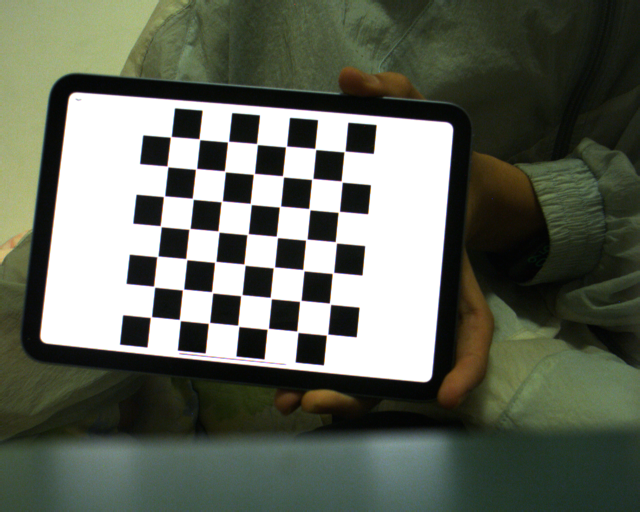
#> input picture Pre_Work/Examine/examine4/Camera MV-SUA133GC#0001-0007-Snapshot-20240128-215521-386-1157919854963.BMP, 1280 x 1024 px, given in place of the camera (shown at 1/2 size)
$ python demo.py
#> lines starting #> are read from the running program, lines starting #| are printed output that depends on the picture; after the words box and inside, x2 and y2 are one past the last pixel; in counts of white or black regions, pixels touching at a corner belong together
from __future__ import division
import numpy as np
import math
import cv2
from config import *

def nothing(*arg):
    pass

half_Weight = int(Object["width"] / 2)
half_Height = int(Object["height"] / 2)


# 滑动条用以调节HSV的参数
cv2.namedWindow('colorTest')  # 为滑动条创建窗口
Icol = icol["icol_black"] # 初始化滑动条内的起始数据
cv2.createTrackbar('lowHue', 'colorTest', Icol[0], 255, nothing)
cv2.createTrackbar('highHue', 'colorTest', Icol[1], 255, nothing)

cv2.createTrackbar('lowSat', 'colorTest', Icol[2], 255, nothing)
cv2.createTrackbar('highSat', 'colorTest', Icol[3], 255, nothing)

cv2.createTrackbar('lowVal', 'colorTest', Icol[4], 255, nothing)
cv2.createTrackbar('highVal', 'colorTest', Icol[5], 255, nothing)

camera = cv2.VideoCapture(3)

while True:
    (grabbed, frame) = camera.read()
#> frame is the input picture: shape (1024, 1280, 3); mean B, G, R 92.6, 104.9, 99.5
    # Get HSV values from the GUI sliders.
    lowHue = cv2.getTrackbarPos('lowHue', 'colorTest')
    lowSat = cv2.getTrackbarPos('lowSat', 'colorTest')
    lowVal = cv2.getTrackbarPos('lowVal', 'colorTest')
    highHue = cv2.getTrackbarPos('highHue', 'colorTest')
    highSat = cv2.getTrackbarPos('highSat', 'colorTest')
    highVal = cv2.getTrackbarPos('highVal', 'colorTest')

    frameBGR = cv2.GaussianBlur(frame.copy(), (7, 7), 0)  # 高斯模糊
    hsv = cv2.cvtColor(frameBGR, cv2.COLOR_BGR2HSV)  # 颜色转换
#> hsv: shape (1024, 1280, 3); mean H, S, V 43.7, 65.2, 106.4
    colorLow = np.array([lowHue, lowSat, lowVal]) # 获取low HSV 的值
    colorHigh = np.array([highHue, highSat, highVal]) # 获取high HSV 的值
    mask = cv2.inRange(hsv, colorLow, colorHigh)
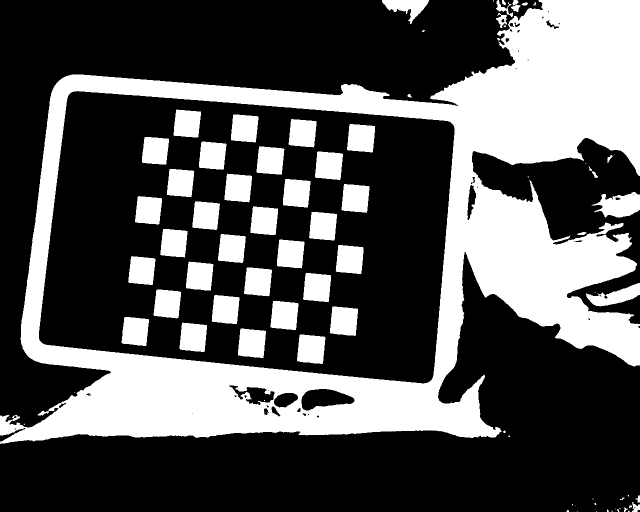
#> mask: shape (1024, 1280) (shown at 1/2 size); 33.2% white; 81 white regions (27 under 20 px), largest, box (x1, y1, x2, y2) and area: (0, 0, 1280, 888) 338762, (1183, 384, 1280, 435) 3142, (594, 669, 651, 728) 2861
    edged = cv2.Canny(mask, 35, 100) # canny算子找轮廓
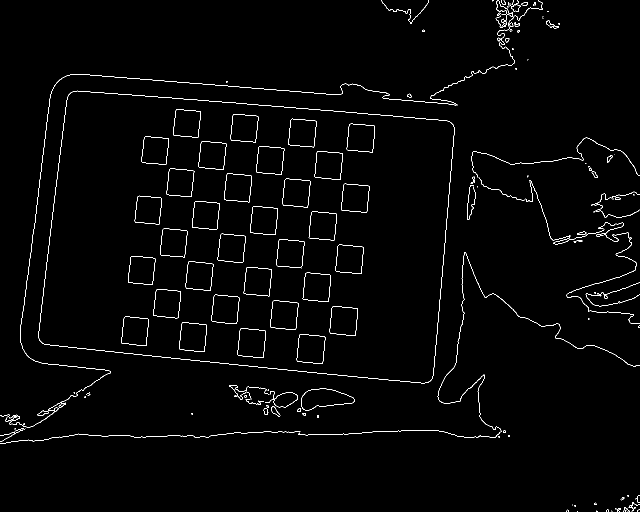
#> edged: shape (1024, 1280) (shown at 1/2 size); 1.4% white in thin lines or dots
    kernel = cv2.getStructuringElement(cv2.MORPH_RECT, (7, 7))
    dst = cv2.dilate(edged.copy(), kernel)  # 扩张，使轮廓闭合。
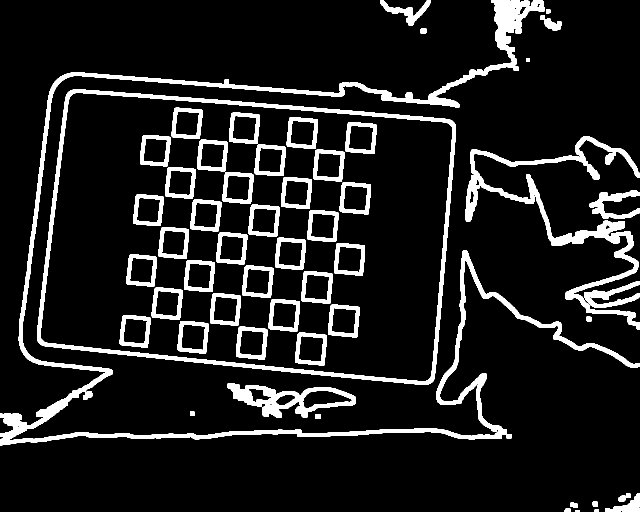
#> dst: shape (1024, 1280) (shown at 1/2 size); 10.9% white; 54 white regions
    (cnts, _) = cv2.findContours(dst.copy(), cv2.RETR_LIST, cv2.CHAIN_APPROX_NONE)  # 找轮廓
#> cnts = 113 contours, 18 with area under 20; largest, box (x1, y1, x2, y2) and area: (74, 178, 912, 770) 417606, (80, 185, 906, 764) 400600, (0, 0, 1280, 891) 38168, (931, 272, 1280, 659) 14710, (455, 767, 712, 836) 9242
    area = []

    # 求最大面积
    try:
        for k in range(len(cnts)):
            area.append(cv2.contourArea(cnts[k]))
#> this loop made 113 passes
#> after the loop, area = 113 values, max 417606.5 at index 94, min 2 at index 8, mean 9459.2
        max_idx = np.argmax(np.array(area))
#> max_idx = 94
        cv2.drawContours(mask, cnts, max_idx, (255, 255, 255), cv2.FILLED)
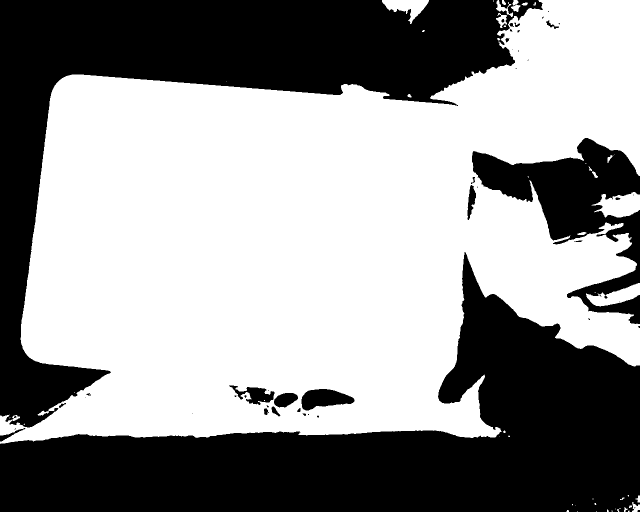
#> mask: shape (1024, 1280) (shown at 1/2 size); 57.8% white; 50 black regions (27 under 20 px)
        (cnts, _) = cv2.findContours(mask.copy(), cv2.RETR_LIST, cv2.CHAIN_APPROX_NONE)
#> cnts = 94 contours, 55 with area under 20; largest, box (x1, y1, x2, y2) and area: (0, 0, 1280, 888) 751516, (602, 777, 710, 822) 3106, (1183, 384, 1280, 435) 3034, (1172, 566, 1280, 613) 2324, (764, 0, 858, 48) 1942
        c = max(cnts, key=cv2.contourArea)
#> c = contour of 6870 points, box (x1, y1, x2, y2) (0, 0, 1280, 888), area 751516

        marker = cv2.minAreaRect(c)
#> marker = ((639.5, 442.2), (1290.2, 873.3), -0.728)
        box = np.int0(cv2.boxPoints(marker))
#> box = [[0, 886], [-11, 13], [1278, -2], [1290, 870]]

        cv2.drawContours(frame, [box], -1, (255, 255, 255), 2)

        obj = np.array([[-half_Weight, -half_Height, 0], [half_Weight, -half_Height, 0], [half_Weight, half_Height, 0],
                        [-half_Weight, half_Height, 0]], dtype=np.float64)  # 世界坐标
        pnts = np.array(box, dtype=np.float64) # 像素坐标
#> pnts = [[0, 886], [-11, 13], [1278, -2], [1290, 870]]

        # rotation_vector 旋转向量 translation_vector 平移向量
        (success, rvec, tvec) = cv2.solvePnP(obj, pnts, Camera_intrinsic["mtx"], Camera_intrinsic["dist"])
#> success = True; rvec = [-0.344, -0.372, -1.56]; tvec = [-3.55, -19.53, 143.3]

        distance=math.sqrt(tvec[0]**2+tvec[1]**2+tvec[2]**2)/10  # 测算距离
#> distance = 14.47

        rvec_matrix = cv2.Rodrigues(rvec)[0]
#> rvec_matrix = [[-0.0232, 1, -0.0125], [-0.898, -0.0153, 0.44], [0.439, 0.0214, 0.898]]
        proj_matrix = np.hstack((rvec_matrix, rvec))
#> proj_matrix = [[-0.0232, 1, -0.0125, -0.344], [-0.898, -0.0153, 0.44, -0.372], [0.439, 0.0214, 0.898, -1.56]]
        eulerAngles = -cv2.decomposeProjectionMatrix(proj_matrix)[6]  # 欧拉角
#> eulerAngles = [-1.37, 26.06, 91.48]
        pitch, yaw, roll = eulerAngles[0], eulerAngles[1], eulerAngles[2]
#> pitch = [-1.37]; yaw = [26.06]; roll = [91.48]
        rot_params = np.array([yaw, pitch, roll])  # 欧拉角 数组
#> rot_params = [26.06, -1.37, 91.48]
        # # 这里pitch要变为其相反数(不知道为啥)
        cv2.putText(frame, "Distance %.2f cm" % (distance),
                    (frame.shape[1] - 500, frame.shape[0] - 20), cv2.FONT_HERSHEY_SIMPLEX, 1.0, (0, 255, 0), 3)
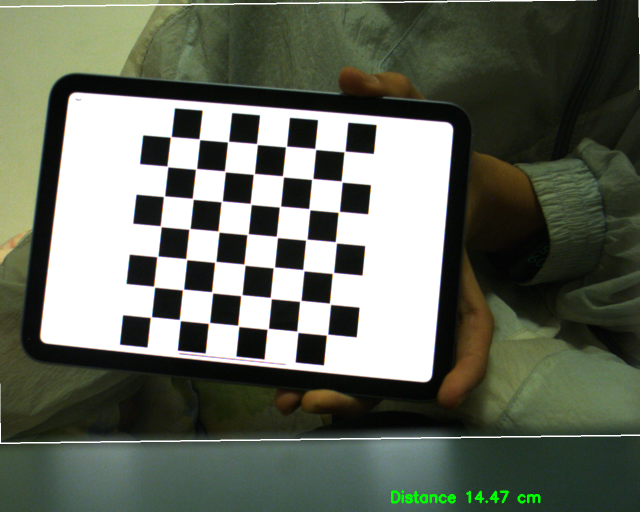
#> frame: shape (1024, 1280, 3) (shown at 1/2 size); mean B, G, R 93.5, 106.3, 100.5
        # cv2.putText(frame, "%.2fcm,%.2f,%.2f,%.2f" % (distance, yaw, -pitch, roll),
        #             (frame.shape[1] - 500, frame.shape[0] - 20), cv2.FONT_HERSHEY_SIMPLEX, 1.0, (0, 255, 0), 3)

    except Exception:
        pass
    cv2.imshow('frame', frame)
    cv2.imshow('mask-plain', mask)

    if cv2.waitKey(1) & 0xFF == ord('q'):
#> (key q is pressed here)
        break

cv2.destroyAllWindows()

$ run again, on Pre_Work/Examine/examine4/Camera MV-SUA133GC#0001-0007-Snapshot-20240128-215525-674-1157962736357.BMP
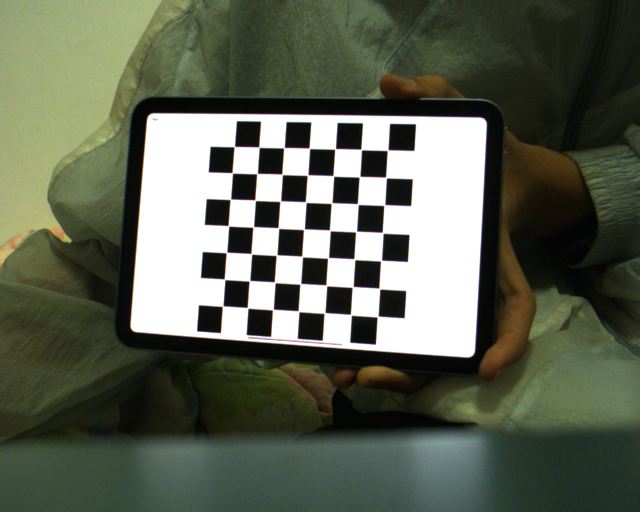
#> input picture Pre_Work/Examine/examine4/Camera MV-SUA133GC#0001-0007-Snapshot-20240128-215525-674-1157962736357.BMP, 1280 x 1024 px, given in place of the camera (shown at 1/2 size)
#> frame is the input picture: shape (1024, 1280, 3); mean B, G, R 83.8, 99.7, 94
#> hsv: shape (1024, 1280, 3); mean H, S, V 42.8, 72.7, 101.2
#> edged: shape (1024, 1280); 1.4% white in thin lines or dots
#> `dst = cv2.dilate(edged.copy(), kernel)`:
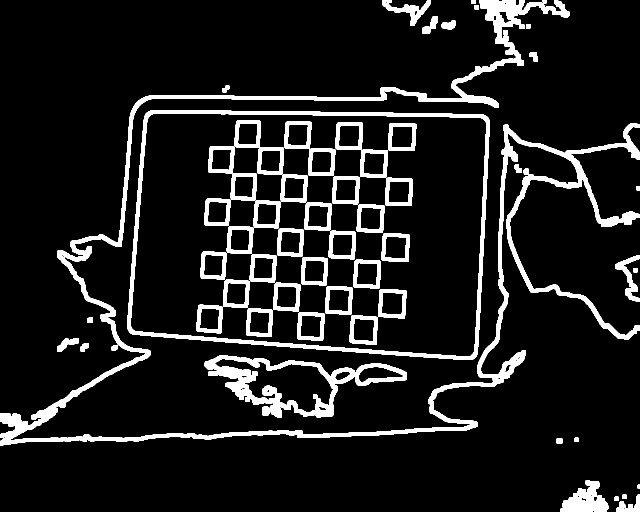
#> dst: shape (1024, 1280) (shown at 1/2 size); 10.5% white; 60 white regions
#> `(cnts, _) = cv2.findContours(dst.copy(), cv2.RETR_LIST, cv2.CHAIN_APPR..`: cnts = 125 contours, 19 with area under 20; largest, box (x1, y1, x2, y2) and area: (254, 220, 979, 720) 329157, (261, 226, 973, 714) 314584, (0, 0, 1280, 891) 49019, (409, 711, 814, 835) 25191, (426, 717, 667, 826) 11514
#> the loop `for k in range(len(cnts)):` made 125 passes
#> after the loop `for k in range(len(cnts)):`: area = 125 values, max 329157 at index 109, min 2 at index 1, mean 7057.1
#> max_idx = 109
#> `(cnts, _) = cv2.findContours(mask.copy(), cv2.RETR_LIST, cv2.CHAIN_APP..`: cnts = 134 contours, 93 with area under 20; largest, box (x1, y1, x2, y2) and area: (0, 0, 1280, 887) 604878, (1016, 320, 1280, 676) 51944, (412, 714, 674, 832) 16888, (713, 730, 812, 770) 2531, (768, 0, 859, 49) 1681
#> c = contour of 5709 points, box (x1, y1, x2, y2) (0, 0, 1280, 887), area 604878
#> marker = ((639.4, 439.8), (1299.2, 862.9), -1.33)
#> box = [[0, 886], [-19, 23], [1278, -6], [1298, 856]]
#> success = True; rvec = [-0.36, -0.383, -1.57]; tvec = [-3.64, -19.94, 143.1]
#> distance = 14.45
#> rvec_matrix = [[-0.0323, 0.999, -0.0074], [-0.89, -0.0254, 0.455], [0.454, 0.0213, 0.891]]
#> proj_matrix = [[-0.0323, 0.999, -0.0074, -0.36], [-0.89, -0.0254, 0.455, -0.383], [0.454, 0.0213, 0.891, -1.57]]
#> eulerAngles = [-1.37, 27.02, 92.08]
#> pitch = [-1.37]; yaw = [27.02]; roll = [92.08]
#> rot_params = [27.02, -1.37, 92.08]
#> `cv2.putText(frame, "Distance %.2f cm" % (distance), (frame.shape[1] - ..`:
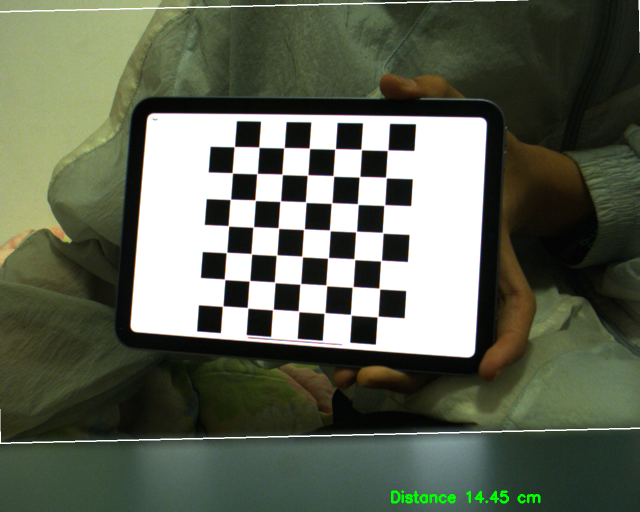
#> frame: shape (1024, 1280, 3) (shown at 1/2 size); mean B, G, R 84.7, 101.1, 94.9

$ run again, on Pre_Work/Examine/examine4/Camera MV-SUA133GC#0001-0007-Snapshot-20240128-215530-070-1158006699413.BMP
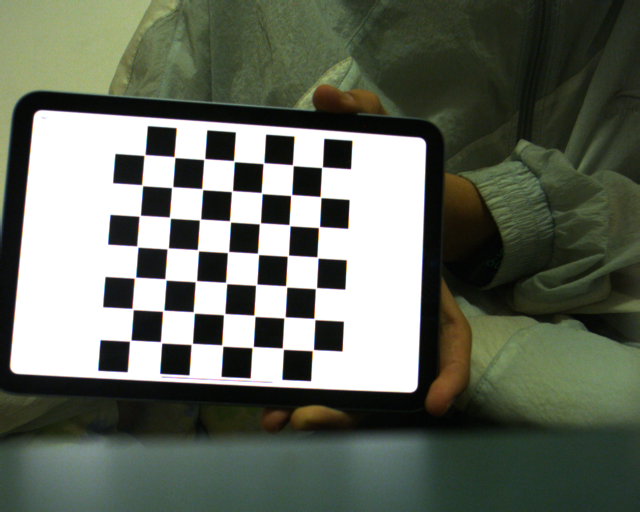
#> input picture Pre_Work/Examine/examine4/Camera MV-SUA133GC#0001-0007-Snapshot-20240128-215530-070-1158006699413.BMP, 1280 x 1024 px, given in place of the camera (shown at 1/2 size)
#> frame is the input picture: shape (1024, 1280, 3); mean B, G, R 95.4, 107.7, 101.6
#> hsv: shape (1024, 1280, 3); mean H, S, V 44.9, 62.2, 109
#> edged: shape (1024, 1280); 1.5% white in thin lines or dots
#> `dst = cv2.dilate(edged.copy(), kernel)`:
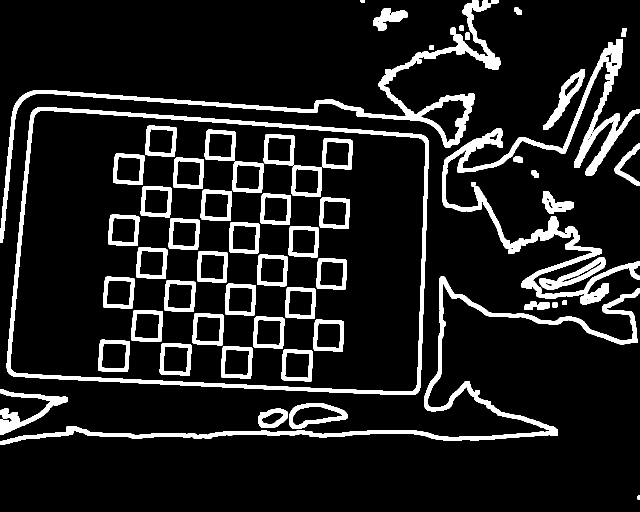
#> dst: shape (1024, 1280) (shown at 1/2 size); 11.5% white; 58 white regions
#> `(cnts, _) = cv2.findContours(dst.copy(), cv2.RETR_LIST, cv2.CHAIN_APPR..`: cnts = 116 contours, 13 with area under 20; largest, box (x1, y1, x2, y2) and area: (13, 214, 858, 790) 433812, (20, 220, 851, 784) 416902, (885, 78, 1280, 598) 22397, (0, 0, 1001, 486) 20768, (0, 553, 1280, 890) 16955
#> the loop `for k in range(len(cnts)):` made 116 passes
#> after the loop `for k in range(len(cnts)):`: area = 116 values, max 433811.5 at index 99, min 2 at index 1, mean 9679.6
#> max_idx = 99
#> `(cnts, _) = cv2.findContours(mask.copy(), cv2.RETR_LIST, cv2.CHAIN_APP..`: cnts = 82 contours, 51 with area under 20; largest, box (x1, y1, x2, y2) and area: (0, 0, 1280, 887) 742919, (581, 809, 693, 856) 3188, (1233, 291, 1280, 368) 1899, (1095, 145, 1168, 253) 1425, (1082, 518, 1208, 576) 1394
#> c = contour of 7964 points, box (x1, y1, x2, y2) (0, 0, 1280, 887), area 742919
#> marker = ((639.5, 441.6), (1287.3, 876.8), -0.543)
#> box = [[0, 886], [-8, 9], [1278, -2], [1287, 873]]
#> success = True; rvec = [-0.339, -0.367, -1.56]; tvec = [-3.54, -19.46, 143.4]
#> distance = 14.48
#> rvec_matrix = [[-0.0203, 1, -0.0135], [-0.901, -0.0125, 0.434], [0.434, 0.021, 0.901]]
#> proj_matrix = [[-0.0203, 1, -0.0135, -0.339], [-0.901, -0.0125, 0.434, -0.367], [0.434, 0.021, 0.901, -1.56]]
#> eulerAngles = [-1.33, 25.7, 91.29]
#> pitch = [-1.33]; yaw = [25.7]; roll = [91.29]
#> rot_params = [25.7, -1.33, 91.29]
#> `cv2.putText(frame, "Distance %.2f cm" % (distance), (frame.shape[1] - ..`:
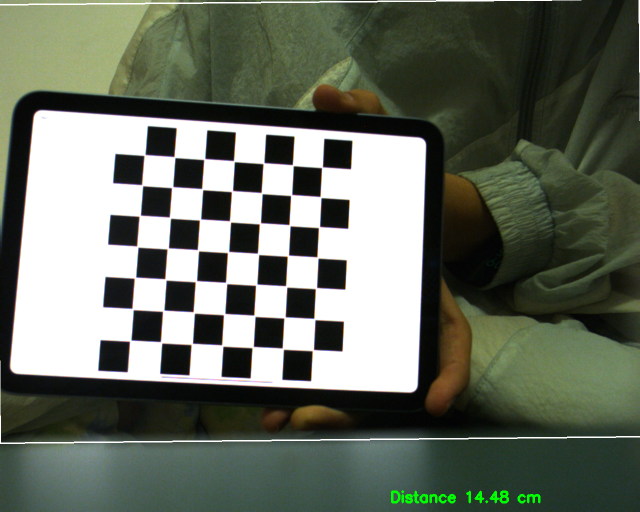
#> frame: shape (1024, 1280, 3) (shown at 1/2 size); mean B, G, R 96.4, 109.1, 102.6

$ run again, on Pre_Work/Examine/examine4/Camera MV-SUA133GC#0001-0007-Snapshot-20240128-215533-343-1158039428053.BMP
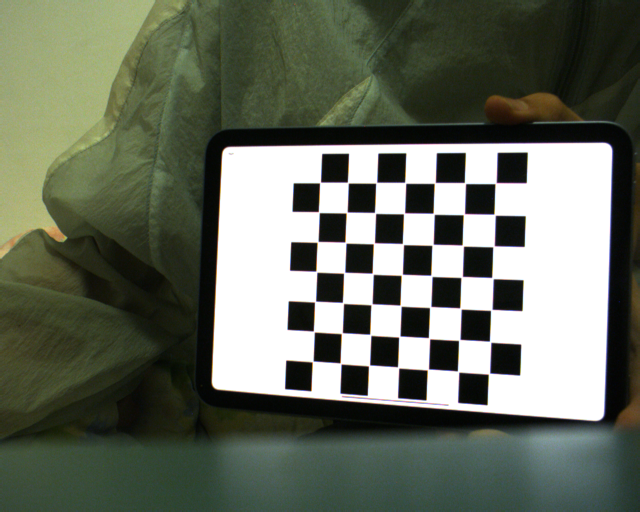
#> input picture Pre_Work/Examine/examine4/Camera MV-SUA133GC#0001-0007-Snapshot-20240128-215533-343-1158039428053.BMP, 1280 x 1024 px, given in place of the camera (shown at 1/2 size)
#> frame is the input picture: shape (1024, 1280, 3); mean B, G, R 95.4, 109.6, 103.4
#> hsv: shape (1024, 1280, 3); mean H, S, V 42.3, 66.7, 110.7
#> edged: shape (1024, 1280); 1.3% white in thin lines or dots, all inside (x1, y1, x2, y2) = (0, 0, 1280, 887)
#> `dst = cv2.dilate(edged.copy(), kernel)`:
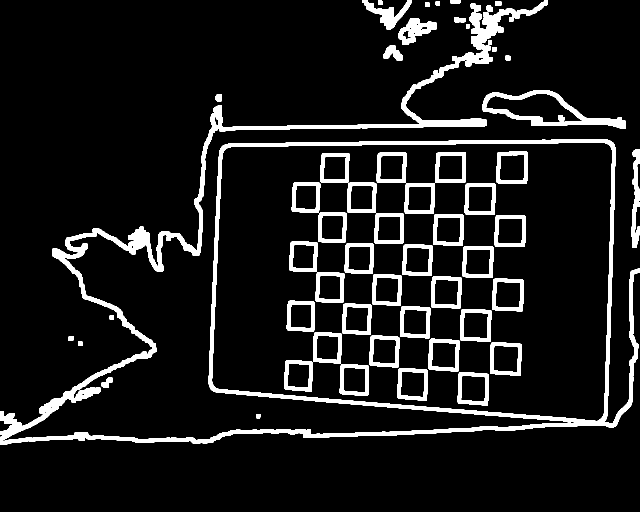
#> dst: shape (1024, 1280) (shown at 1/2 size); 9.5% white; 60 white regions
#> `(cnts, _) = cv2.findContours(dst.copy(), cv2.RETR_LIST, cv2.CHAIN_APPR..`: cnts = 115 contours, 16 with area under 20; largest, box (x1, y1, x2, y2) and area: (0, 278, 1280, 890) 436289, (423, 285, 1225, 844) 408844, (0, 0, 1096, 881) 27287, (965, 180, 1251, 258) 10870, (971, 186, 1168, 245) 6210
#> the loop `for k in range(len(cnts)):` made 115 passes
#> after the loop `for k in range(len(cnts)):`: area = 115 values, max 436289 at index 83, min 2 at index 44, mean 9396.7
#> max_idx = 83
#> `(cnts, _) = cv2.findContours(mask.copy(), cv2.RETR_LIST, cv2.CHAIN_APP..`: cnts = 70 contours, 47 with area under 20; largest, box (x1, y1, x2, y2) and area: (0, 0, 1280, 890) 709104, (968, 183, 1249, 256) 8836, (728, 0, 820, 56) 2064, (800, 40, 871, 87) 991, (0, 830, 41, 867) 638
#> c = contour of 5511 points, box (x1, y1, x2, y2) (0, 0, 1280, 890), area 709104
#> marker = ((639.6, 447.7), (1313.3, 858.7), -2.28)
#> box = [[0, 902], [-33, 44], [1278, -7], [1312, 850]]
#> success = True; rvec = [-0.375, -0.393, -1.58]; tvec = [-3.76, -19.49, 142.4]
#> distance = 14.38
#> rvec_matrix = [[-0.0469, 0.999, -6.77e-05], [-0.883, -0.0415, 0.467], [0.467, 0.022, 0.884]]
#> proj_matrix = [[-0.0469, 0.999, -6.77e-05, -0.375], [-0.883, -0.0415, 0.467, -0.393], [0.467, 0.022, 0.884, -1.58]]
#> eulerAngles = [-1.43, 27.83, 93.04]
#> pitch = [-1.43]; yaw = [27.83]; roll = [93.04]
#> rot_params = [27.83, -1.43, 93.04]
#> `cv2.putText(frame, "Distance %.2f cm" % (distance), (frame.shape[1] - ..`:
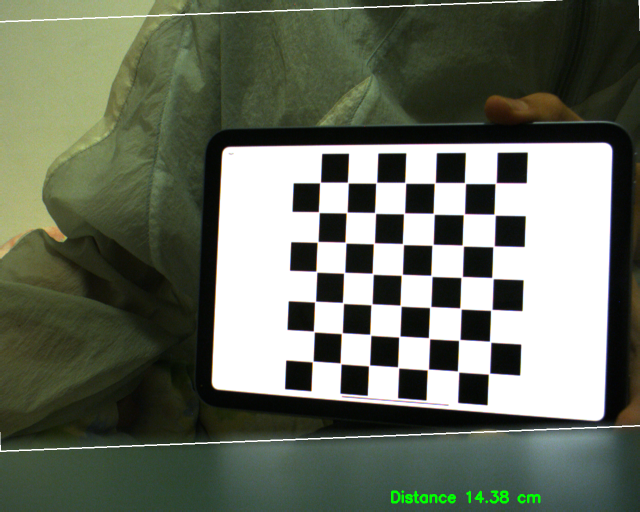
#> frame: shape (1024, 1280, 3) (shown at 1/2 size); mean B, G, R 96.3, 111, 104.3
